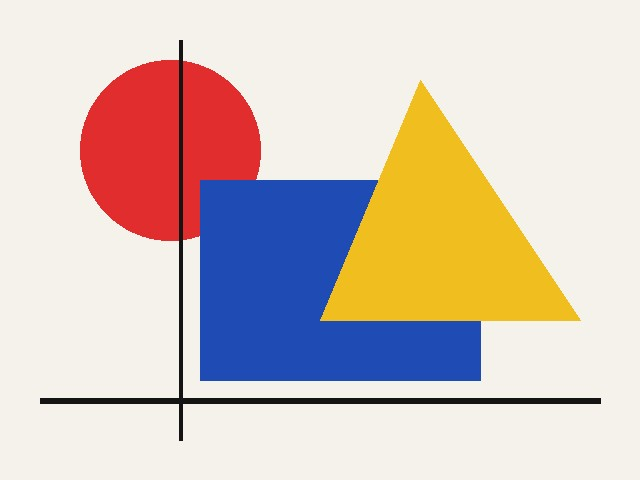
#> input picture deduplicator/sample_images/abstract_art_01_original.jpg, 640 x 480 px
$ python -i hash_logic.py   (imports and definitions only)
#> lines starting #> are read from the running program, lines starting #| are printed output that depends on the picture
"""
Metric Space Feature Extraction & Discriminative 100-Bit Perceptual Hashing Logic.

Algorithmic Background:
    In discrete metric spaces, elements must satisfy four axioms with a distance metric d(x, y):
    1. d(x, y) >= 0              (Non-negativity)
    2. d(x, y) == 0 <=> x == y   (Identity of indiscernibles)
    3. d(x, y) == d(y, x)        (Symmetry)
    4. d(x, z) <= d(x, y) + d(y, z) (Triangle Inequality)

The Hamming distance on binary bitstrings is a mathematically proven metric:
    HammingDistance(u, v) = count_nonzero(u XOR v)

Discriminative Design:
    To prevent false positives between different scenes taken in the same room
    (e.g., conference room white walls vs orange walls vs podium banners), this hash combines:
    1. 8x8 Structural Luminance (64 bits): Lanczos-downsampled macro-geometry
    2. 4x4 Color Hue/Chroma Grid (24 bits): Spatial color layout separation
    3. Directional Gradient Flow (12 bits): Macro symmetry & contrast balance
"""

import numpy as np
from PIL import Image, ImageOps


class PerceptualHash:
    """
    100-Bit Multi-Channel Discriminative Perceptual Hash compatible with BK-Tree metric space.
    Subtracting two hashes (hash1 - hash2) returns the exact integer Hamming distance (0 to 100).
    """

    def __init__(self, bits: np.ndarray):
        self.bits = bits.astype(np.uint8).flatten()

    def __sub__(self, other):
        """Calculates exact Hamming distance between two hashes."""
        if other is None or not isinstance(other, PerceptualHash):
            return 100
        # Exact Hamming distance (differing bits out of 100)
        return int(np.count_nonzero(self.bits != other.bits))

    def __eq__(self, other):
        if not isinstance(other, PerceptualHash):
            return False
        return np.array_equal(self.bits, other.bits)

    def __hash__(self):
        return hash(self.bits.tobytes())

    def __str__(self):
        # Convert 100 bits into a 25-character hex string for the UI metadata box
        return self.to_hex()[:25]

    def to_hex(self) -> str:
        """Serializes 100-bit array to a standard 26-char hex string."""
        padded = np.pad(self.bits, (0, 4), constant_values=0)
        packed = np.packbits(padded)
        return packed.tobytes().hex()

    @classmethod
    def from_hex(cls, hex_str: str) -> "PerceptualHash":
        """Deserializes a hex string back into a 100-bit PerceptualHash."""
        raw_bytes = bytes.fromhex(hex_str)
        bits = np.unpackbits(np.frombuffer(raw_bytes, dtype=np.uint8))[:100]
        return cls(bits)


def compute_fast_exact_hash(file_path: str, chunk_size: int = 65536) -> str:
    """Computes quick SHA-256 digest for O(1) exact bit-for-bit duplicate pre-filtering."""
    import hashlib
    h = hashlib.sha256()
    try:
        with open(file_path, "rb") as f:
            while chunk := f.read(chunk_size):
                h.update(chunk)
        return h.hexdigest()
    except Exception:
        return ""


def _compute_2d_dct(arr: np.ndarray) -> np.ndarray:
    """Computes 2D Discrete Cosine Transform with automatic SciPy / NumPy fallback."""
    try:
        from scipy.fftpack import dct
        return dct(dct(arr, axis=0, norm="ortho"), axis=1, norm="ortho")
    except Exception:
        # High-performance NumPy orthonormal DCT-II basis matrix
        N = arr.shape[0]
        n = np.arange(N)
        k = np.arange(N).reshape(-1, 1)
        D = np.sqrt(2.0 / N) * np.cos(np.pi * (2 * n + 1) * k / (2.0 * N))
        D[0, :] = 1.0 / np.sqrt(N)
        return D @ arr @ D.T


def generate_hash(image_path: str):
    """
    Computes a 100-bit multi-channel discriminative perceptual hash engineered to:
    - Keep true burst-shot duplicates tightly clustered (distance <= 12-20)
    - Strongly separate different scenes in the same photoshoot (distance >= 35-55)

    Components:
    1. Low-frequency 2D DCT (40 bits): Macro-geometric spatial frequencies
    2. Directional Gradient Contours (30 bits): Horizontal and vertical shape boundaries
    3. Spatial YCbCr Chromaticity (30 bits): Relative color distribution (invariant to lighting)
    """
    try:
        img = Image.open(image_path)
#> img is the input picture: PIL image 640x480 RGB; mean R, G, B 212.9, 197.8, 189.7
        img = ImageOps.exif_transpose(img).convert("RGB")

        # 1. 2D DCT Low-Frequency Energy (40 bits)
        # Resizing with Lanczos downsampling suppresses high-frequency sensor noise
        gray32 = img.convert("L").resize((32, 32), Image.Resampling.LANCZOS)
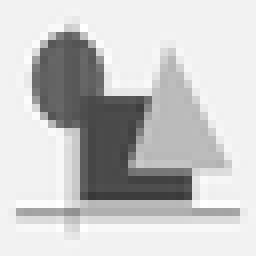
#> gray32: PIL image 32x32 L (shown 8 times larger); min 56, max 255, mean 201.4
        arr32 = np.asarray(gray32, dtype=np.float32)
        dct_2d = _compute_2d_dct(arr32)
#> in _compute_2d_dct, `return dct(dct(arr, axis=0, norm="ortho"), axis=1, norm="ortho")`:
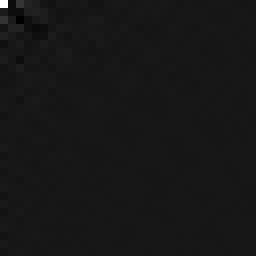
#> returned value: shape (32, 32) float32 (shown 8 times larger); min -641.5, max 6443.8, mean 7.4; drawn with min black and max white
        # Extract lowest 7x7 AC frequency components (excluding DC at [0,0])
        ac_coeffs = dct_2d[:7, :7].flatten()[1:] # 48 coefficients
#> ac_coeffs = 48 values, max 852.6 at index 1, min -641.5 at index 15, mean 24.45
        med_ac = np.median(ac_coeffs)
#> med_ac = 3.62
        dct_bits = (ac_coeffs > med_ac).astype(np.uint8)[:40] # 40 bits
#> dct_bits = 40 values, max 1 at index 1, min 0 at index 0, mean 0.5

        # 2. Directional Luminance Gradient Contours (30 bits)
        # 8x8 block pooling from downsampled image
        b8 = arr32.reshape(8, 4, 8, 4).mean(axis=(1, 3))
        # Horizontal edge gradients (8x7=56 -> 15 evenly spaced bits)
        gh = (b8[:, 1:] > b8[:, :-1]).flatten()
        gh_selected = gh[np.linspace(0, len(gh) - 1, 15, dtype=int)]
#> gh_selected = [True, False, False, False, False, True, False, True, True, True, True, False, True, True, False]
        # Vertical edge gradients (7x8=56 -> 15 evenly spaced bits)
        gv = (b8[1:, :] > b8[:-1, :]).flatten()
        gv_selected = gv[np.linspace(0, len(gv) - 1, 15, dtype=int)]
#> gv_selected = [True, False, False, False, False, False, False, False, False, True, False, True, False, True, True]
        grad_bits = np.concatenate([gh_selected, gv_selected]).astype(np.uint8) # 30 bits
#> grad_bits = 30 values, max 1 at index 0, min 0 at index 1, mean 0.433

        # 3. Spatial Chromaticity Layout in YCbCr (30 bits)
        # 5x5 chromaticity grid compared against the scene's own white balance
        ycb = img.convert("YCbCr").resize((5, 5), Image.Resampling.BILINEAR)
        arr_ycb = np.asarray(ycb, dtype=np.float32)
        Cb = arr_ycb[:, :, 1].flatten()
#> Cb = 25 values, max 156 at index 17, min 55 at index 13, mean 121
        Cr = arr_ycb[:, :, 2].flatten()
#> Cr = 25 values, max 191 at index 6, min 112 at index 17, mean 136.4
        # Relative Blue-Yellow (Cb) and Red-Green (Cr) distribution
        cb_bits = (Cb > Cb.mean()).astype(np.uint8)[:15] # 15 bits
#> cb_bits = [0, 0, 1, 0, 1, 0, 0, 1, 0, 1, 0, 1, 1, 0, 0]
        cr_bits = (Cr > Cr.mean()).astype(np.uint8)[:15] # 15 bits
#> cr_bits = [1, 1, 0, 0, 0, 1, 1, 0, 1, 0, 1, 1, 0, 1, 1]
        color_bits = np.concatenate([cb_bits, cr_bits]) # 30 bits
#> color_bits = 30 values, max 1 at index 2, min 0 at index 0, mean 0.5

        all_bits = np.concatenate([dct_bits, grad_bits, color_bits]).astype(np.uint8)[:100]
#> all_bits = 100 values, max 1 at index 1, min 0 at index 0, mean 0.48
        return PerceptualHash(all_bits)
#> in __init__, `self.bits = bits.astype(np.uint8).flatten()`: self.bits has the same summary as all_bits in generate_hash

    except Exception as e:
        print(f"Error processing {image_path}: {e}")
        return None

>>> result = generate_hash('sample_images/abstract_art_01_original.jpg')
